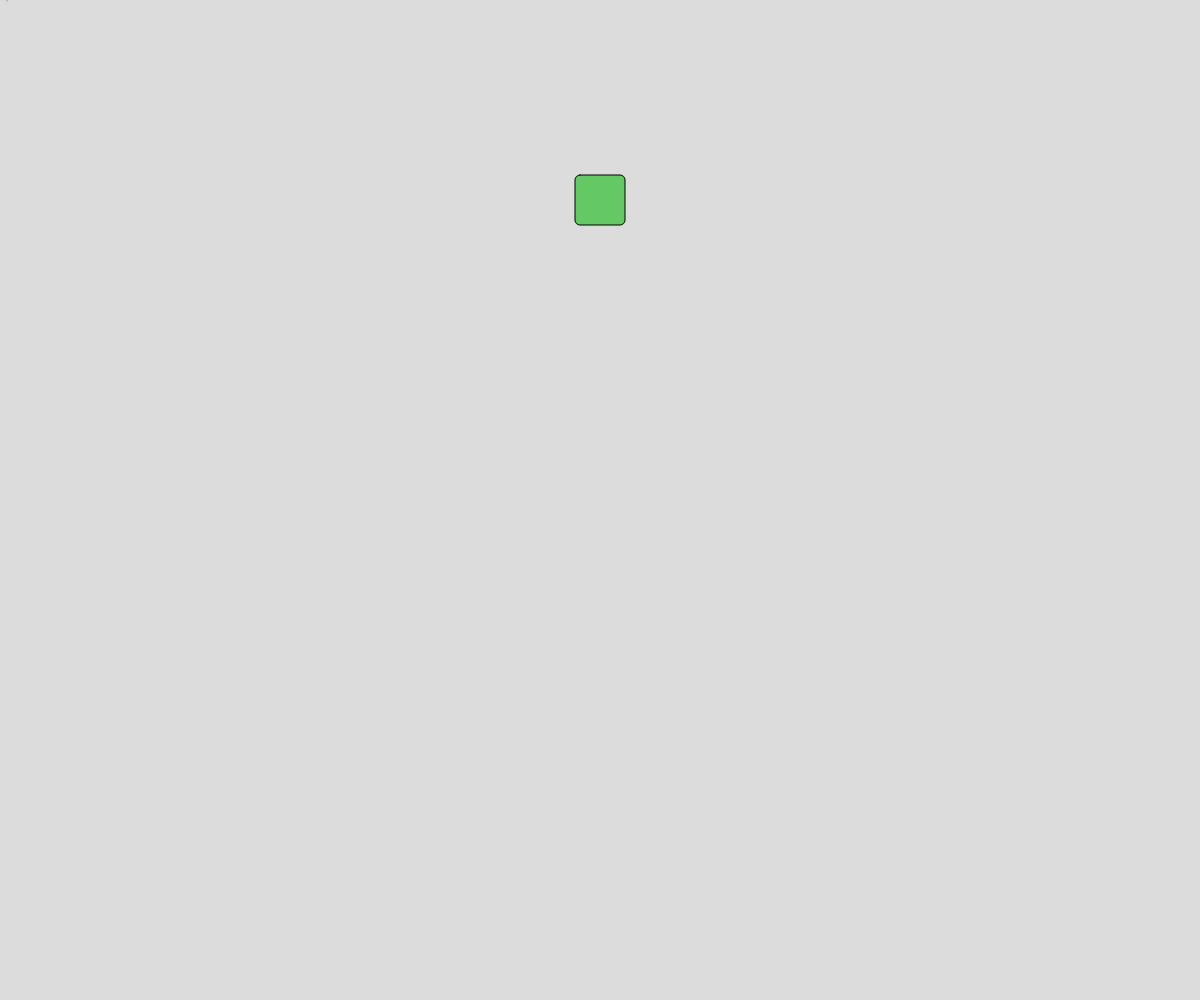
Frame 1 (no input)
Frame 60 (no input): identical to frame 1, image omitted
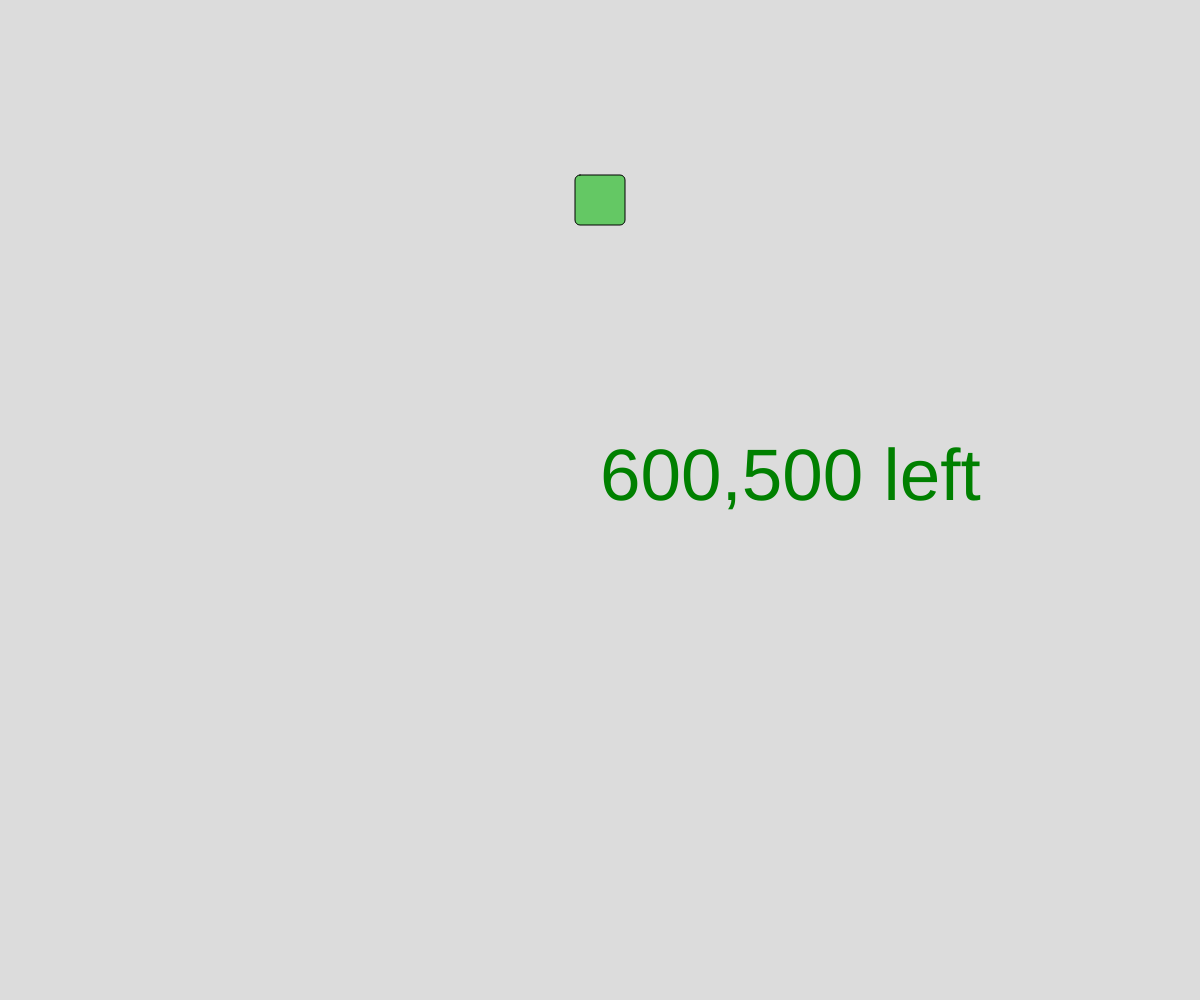
Frame 120 (the mouse pressed at the canvas centre since frame 60)

The p5.js sketch that drew these frames (run headless with seeded random() and noise() and a simulated clock; from frame 60 on, the mouse is pressed at the canvas centre):

// p5.js sketch
// ── sketch.js
// User Events
// Fahad Hussain
// Feb 7, 2025

// Global Variable Declarations
// Define your globals here
// You can only store simple/primitive data types
// at this point. (no system variables)
let tSize = 10;
let x; //declarataion only

function setup() {
  //runs once, right at the start
  createCanvas(windowWidth, windowHeight);
  x = width/2; //initialization, do in setup()
  rectMode(CENTER);
}

function draw(){
  // runs over and over, targetting 60 frames per second
  background(220);
  //print("Current Frame" + frameCount); //console.log
  
  //----- Mouse Section -----
  fill("green"); //fill/stroke can use color strings 
  textSize(tSize);
  text(mouseX + "," + mouseY + " " + mouseButton, mouseX, mouseY);

   //----- Keyboard Section -----
   fill(100, 200, 100);
   square(x, 200, 50, 5);
   
   if(keyIsDown(LEFT_ARROW)){
     x = x - 5;
     if (x < 0){
       x = width;
      }
   }
    if(keyIsDown(RIGHT_ARROW)){
      x = x + 5;
      if (x > width){
        x = 0;
      }
}
}
function mousePressed(){
  //this is called Automatically... do NOT call it
  //yourself.
  // This is called once PER MOUSE BUTTON PRESS
  tSize = random(5, 100);
}
